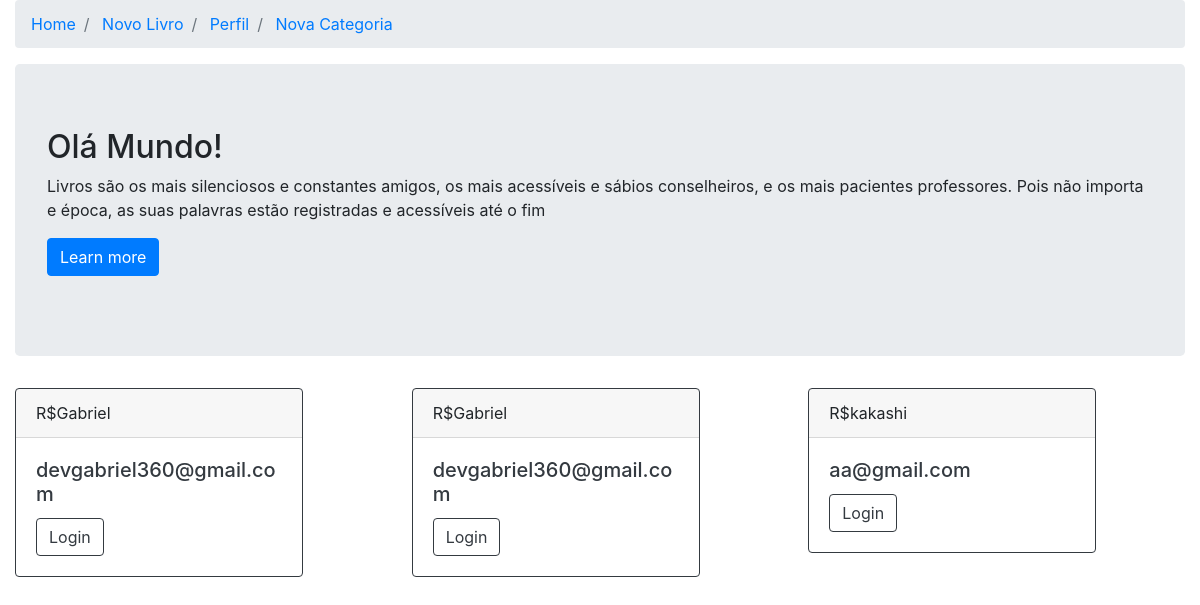
Page /livros/soeu/ on the committed database.
### livros/models.py (models this page shows, shortened)
class tb_user(models.Model):
	name=models.CharField(max_length=30)
	lastname=models.CharField(max_length=30)
	email=models.EmailField(max_length=30)
	password=models.CharField(max_length=30)
	address=models.TextField(max_length=30)
	city=models.CharField(max_length=30)
	state=models.CharField(max_length=30)
	fk=models.ManyToManyField("tb_book")

### livros/views.py (the view)
# urls.py: path('soeu/',views.viewsoeu,name="soeu"),
def viewsoeu(request):
	user=tb_user.objects.all()
	return render(request,'soeu.html',{'users':user})

### livros/templates/soeu.html (shortened to what this page needs)
<!DOCTYPE html>
<html>
<head>
	<link rel="stylesheet" href="https://cdn.jsdelivr.net/npm/bootstrap@4.3.1/dist/css/bootstrap.min.css">
</head>
<body>
<div class="container-fluid">
	<div class="row">
		<div class="col-md-12">
			<nav>
				<ol class="breadcrumb">
					<li class="breadcrumb-item">
						<a href="{%url 'livros:biblioteca'%}">Home</a>
					</li>
					<li class="breadcrumb-item">
						<a href="{% url 'livros:nvlivro' %}">Novo Livro</a>
					</li>
					<li class="breadcrumb-item active">
						<a href="{% url 'livros:perfil' %}">Perfil</a>
					</li>
					<li class="breadcrumb-item active">
						<a href="{% url 'livros:nvcategoria' %}">Nova Categoria</a>
					</li>
				</ol>
			</nav>
		</div>
	</div>
</div>
<div class="container-fluid">
	<div class="row">
		<div class="col-md-12">
			<div class="jumbotron">
				<h2>
					Olá Mundo!
				</h2>
				<p>
					Livros são os mais silenciosos e constantes amigos, os mais acessíveis e sábios conselheiros, e os mais pacientes professores. Pois não importa e época, as suas palavras estão registradas e acessíveis até o fim
				</p>
				<p>
					<a class="btn btn-primary btn-large" href="#">Learn more</a>
				</p>
			</div>
		</div>
	</div>
<div class="card-columns">
{%for user in users%}
	<div class="card border-dark mb-3" style="max-width: 18rem;">
	  <div class="card-header">R${{user.name}}</div>
	  <div class="card-body text-dark">
	    <h5 class="card-title">{{user.email}}</h5>
		<a href="{%url 'livros:login' user.id%}">
			<button type="button" class="btn btn-outline-dark">Login</button>
		</a>
	  </div>
	</div>
{% endfor %}
</div>
</body>
</html>

### rows in the picture
tb_user: name "Gabriel", email "devgabriel360@gmail.com"
tb_user: name "Gabriel", email "devgabriel360@gmail.com"
tb_user: name "kakashi", email "aa@gmail.com"
